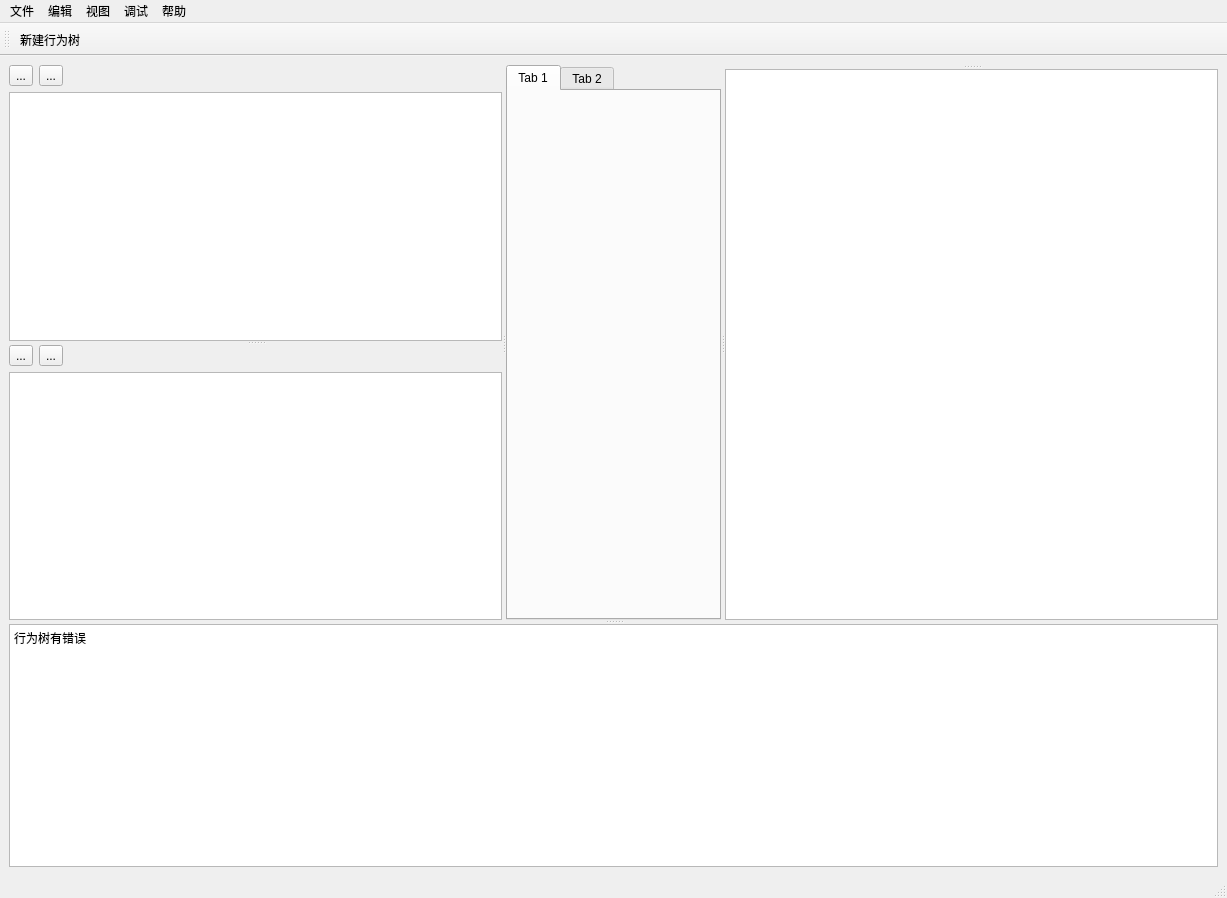
<?xml version="1.0" encoding="UTF-8"?>
<ui version="4.0">
 <class>MainWindow</class>
 <widget class="QMainWindow" name="MainWindow">
  <property name="geometry">
   <rect>
    <x>0</x>
    <y>0</y>
    <width>1227</width>
    <height>898</height>
   </rect>
  </property>
  <property name="windowTitle">
   <string>MainWindow</string>
  </property>
  <widget class="QWidget" name="centralwidget">
   <layout class="QGridLayout" name="gridLayout_3">
    <item row="0" column="0">
     <widget class="QSplitter" name="splitter_4">
      <property name="orientation">
       <enum>Qt::Vertical</enum>
      </property>
      <widget class="QSplitter" name="splitter_3">
       <property name="orientation">
        <enum>Qt::Horizontal</enum>
       </property>
       <widget class="QSplitter" name="splitter">
        <property name="orientation">
         <enum>Qt::Vertical</enum>
        </property>
        <widget class="QWidget" name="widgetWorkspace" native="true">
         <layout class="QVBoxLayout" name="verticalLayout_2">
          <item>
           <layout class="QHBoxLayout" name="wsHLayout">
            <item>
             <widget class="QToolButton" name="toolButton_3">
              <property name="text">
               <string>...</string>
              </property>
              <property name="icon">
               <iconset>
                <normaloff>C:/Users/linyin/Desktop/书籍.png</normaloff>C:/Users/linyin/Desktop/书籍.png</iconset>
              </property>
              <property name="iconSize">
               <size>
                <width>16</width>
                <height>16</height>
               </size>
              </property>
             </widget>
            </item>
            <item>
             <widget class="QToolButton" name="toolButton_4">
              <property name="text">
               <string>...</string>
              </property>
              <property name="icon">
               <iconset>
                <normaloff>C:/Users/linyin/Desktop/切换语言.png</normaloff>C:/Users/linyin/Desktop/切换语言.png</iconset>
              </property>
             </widget>
            </item>
            <item>
             <spacer name="horizontalSpacer_2">
              <property name="orientation">
               <enum>Qt::Horizontal</enum>
              </property>
              <property name="sizeHint" stdset="0">
               <size>
                <width>40</width>
                <height>20</height>
               </size>
              </property>
             </spacer>
            </item>
           </layout>
          </item>
          <item>
           <widget class="QTreeView" name="treeViewWorkspace"/>
          </item>
         </layout>
        </widget>
        <widget class="QWidget" name="widgetNodes" native="true">
         <layout class="QVBoxLayout" name="verticalLayout_3">
          <item>
           <layout class="QHBoxLayout" name="horizontalLayout_3">
            <item>
             <widget class="QToolButton" name="toolButton_5">
              <property name="text">
               <string>...</string>
              </property>
              <property name="icon">
               <iconset>
                <normaloff>C:/Users/linyin/Desktop/书籍.png</normaloff>C:/Users/linyin/Desktop/书籍.png</iconset>
              </property>
              <property name="iconSize">
               <size>
                <width>16</width>
                <height>16</height>
               </size>
              </property>
             </widget>
            </item>
            <item>
             <widget class="QToolButton" name="toolButton_6">
              <property name="text">
               <string>...</string>
              </property>
              <property name="icon">
               <iconset>
                <normaloff>C:/Users/linyin/Desktop/切换语言.png</normaloff>C:/Users/linyin/Desktop/切换语言.png</iconset>
              </property>
             </widget>
            </item>
            <item>
             <spacer name="horizontalSpacer_3">
              <property name="orientation">
               <enum>Qt::Horizontal</enum>
              </property>
              <property name="sizeHint" stdset="0">
               <size>
                <width>40</width>
                <height>20</height>
               </size>
              </property>
             </spacer>
            </item>
           </layout>
          </item>
          <item>
           <widget class="QTreeView" name="treeViewNodes"/>
          </item>
         </layout>
        </widget>
       </widget>
       <widget class="QTabWidget" name="tabWidgetBTView">
        <property name="currentIndex">
         <number>0</number>
        </property>
        <widget class="QWidget" name="tab">
         <attribute name="title">
          <string>Tab 1</string>
         </attribute>
        </widget>
        <widget class="QWidget" name="tab_2">
         <attribute name="title">
          <string>Tab 2</string>
         </attribute>
        </widget>
       </widget>
       <widget class="QSplitter" name="splitter_2">
        <property name="orientation">
         <enum>Qt::Vertical</enum>
        </property>
        <widget class="QStackedWidget" name="stackedWidget">
         <property name="currentIndex">
          <number>1</number>
         </property>
         <widget class="QWidget" name="page"/>
         <widget class="QWidget" name="page_2"/>
        </widget>
        <widget class="QPlainTextEdit" name="plainTextEditComment"/>
       </widget>
      </widget>
      <widget class="QPlainTextEdit" name="plainTextEdit">
       <property name="plainText">
        <string>行为树有错误</string>
       </property>
      </widget>
     </widget>
    </item>
   </layout>
  </widget>
  <widget class="QStatusBar" name="statusbar"/>
  <widget class="QMenuBar" name="menubar">
   <property name="geometry">
    <rect>
     <x>0</x>
     <y>0</y>
     <width>1227</width>
     <height>23</height>
    </rect>
   </property>
   <widget class="QMenu" name="menu_file">
    <property name="title">
     <string>文件</string>
    </property>
    <addaction name="action_new_workspace"/>
    <addaction name="action_open_workspace"/>
    <addaction name="action_edit_workspace"/>
    <addaction name="action_reload_workspace"/>
    <addaction name="separator"/>
   </widget>
   <widget class="QMenu" name="menu_edit">
    <property name="title">
     <string>编辑</string>
    </property>
   </widget>
   <widget class="QMenu" name="menu_view">
    <property name="title">
     <string>视图</string>
    </property>
   </widget>
   <widget class="QMenu" name="menu_debug">
    <property name="title">
     <string>调试</string>
    </property>
   </widget>
   <widget class="QMenu" name="menu_help">
    <property name="title">
     <string>帮助</string>
    </property>
   </widget>
   <addaction name="menu_file"/>
   <addaction name="menu_edit"/>
   <addaction name="menu_view"/>
   <addaction name="menu_debug"/>
   <addaction name="menu_help"/>
  </widget>
  <widget class="QToolBar" name="toolBar">
   <property name="windowTitle">
    <string>toolBar</string>
   </property>
   <attribute name="toolBarArea">
    <enum>TopToolBarArea</enum>
   </attribute>
   <attribute name="toolBarBreak">
    <bool>true</bool>
   </attribute>
   <addaction name="action_new_tree"/>
  </widget>
  <action name="action_new_workspace">
   <property name="text">
    <string>新建工作区</string>
   </property>
  </action>
  <action name="action_open_workspace">
   <property name="text">
    <string>打开工作区</string>
   </property>
   <property name="iconText">
    <string>打开工作区</string>
   </property>
   <property name="shortcut">
    <string>Ctrl+W</string>
   </property>
  </action>
  <action name="action_edit_workspace">
   <property name="text">
    <string>编辑工作区</string>
   </property>
  </action>
  <action name="action_reload_workspace">
   <property name="text">
    <string>重新加载工作区</string>
   </property>
   <property name="shortcut">
    <string>Ctrl+R</string>
   </property>
  </action>
  <action name="action_new_tree">
   <property name="icon">
    <iconset>
     <normaloff>C:/Users/linyin/Desktop/新建项目.png</normaloff>C:/Users/linyin/Desktop/新建项目.png</iconset>
   </property>
   <property name="text">
    <string>新建行为树</string>
   </property>
   <property name="toolTip">
    <string>&lt;html&gt;&lt;head/&gt;&lt;body&gt;&lt;p&gt;新建行为树&lt;/p&gt;&lt;/body&gt;&lt;/html&gt;</string>
   </property>
   <property name="shortcut">
    <string>Ctrl+N</string>
   </property>
  </action>
 </widget>
 <resources/>
 <connections/>
</ui>
